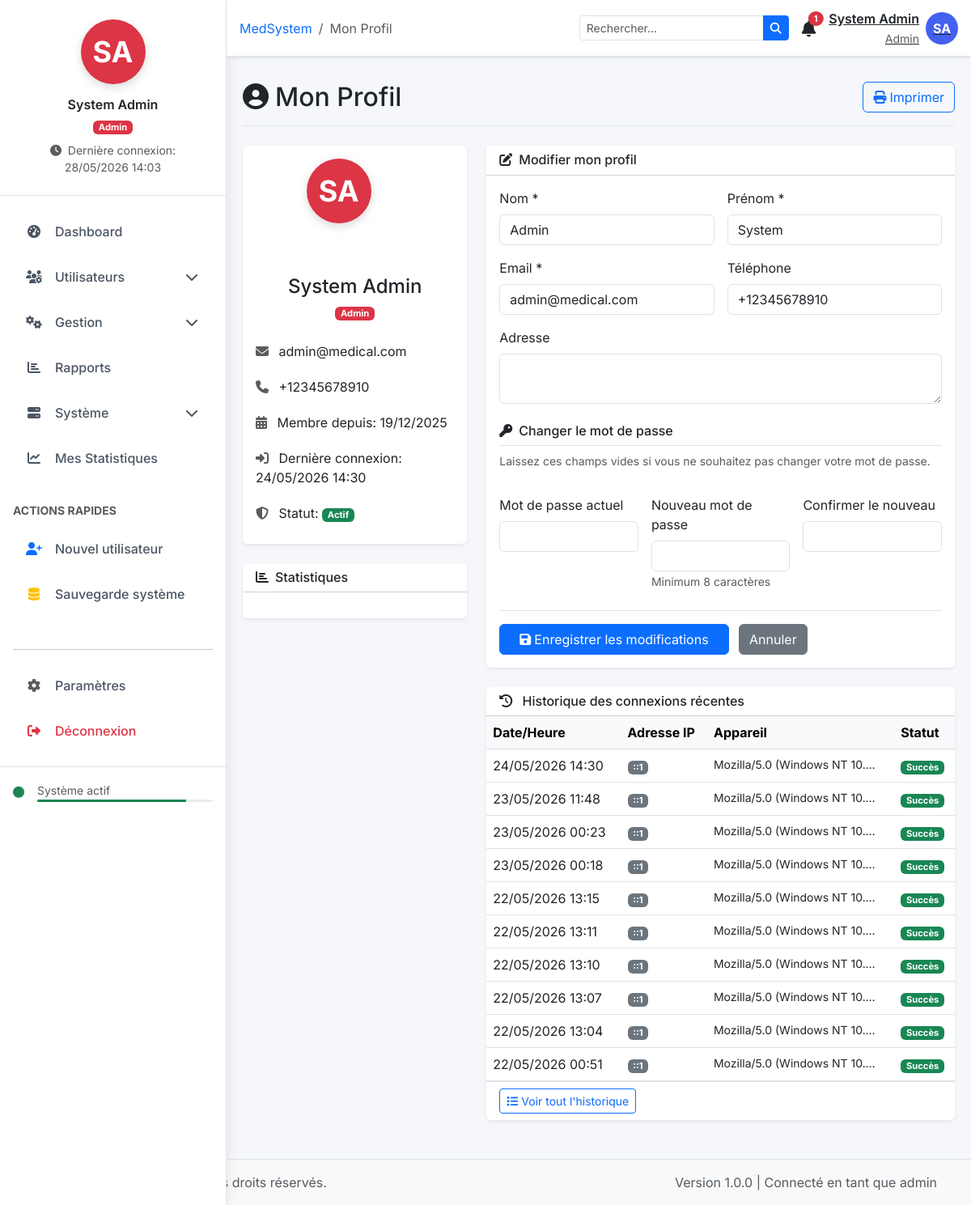
/admin/profile.php (signed in), run on the app's committed database.
### tables this page shows
CREATE TABLE `utilisateurs` (
  `id` int(11) NOT NULL,
  `nom` varchar(50) NOT NULL,
  `prenom` varchar(50) NOT NULL,
  `email` varchar(100) NOT NULL,
  `password` varchar(255) NOT NULL,
  `role` enum('docteur','secretaire','assistant','admin') NOT NULL,
  `specialite` varchar(100) DEFAULT NULL,
  `telephone` varchar(20) DEFAULT NULL,
  `adresse` text,
  `date_naissance` date DEFAULT NULL,
  `sexe` enum('M','F') DEFAULT NULL,
  `photo` varchar(255) DEFAULT NULL,
  `statut` enum('actif','inactif','suspendu') DEFAULT 'inactif',
  `jours_consultation` varchar(190) DEFAULT NULL,
  `derniere_connexion` datetime DEFAULT NULL,
  `date_creation` timestamp NOT NULL DEFAULT CURRENT_TIMESTAMP,
  `signature` varchar(250) DEFAULT NULL,
  `date_modification` timestamp NOT NULL DEFAULT CURRENT_TIMESTAMP ON UPDATE CURRENT_TIMESTAMP,
  `verification_code` varchar(32) DEFAULT NULL,
  `otp_code` varchar(6) DEFAULT NULL,
  `otp_expires_at` datetime DEFAULT NULL,
  `email_verified_at` datetime DEFAULT NULL,
  `otp_verified` tinyint(1) DEFAULT '0'
);

### admin/profile.php (the view, shortened to what this page needs)
<?php
require_once '../includes/header.php';
$user_id = $_SESSION['user_id'];
$stmt = $pdo->prepare("
    SELECT u.*,
           (SELECT COUNT(*) FROM consultations WHERE docteur_id = u.id) as consultations_count,
           (SELECT COUNT(*) FROM patients WHERE created_by = u.id) as patients_count,
           (SELECT COUNT(*) FROM prescriptions WHERE docteur_id = u.id) as prescriptions_count
    FROM utilisateurs u
    WHERE u.id = ?
");
$stmt->execute([$user_id]);
$user = $stmt->fetch();
$stmt = $pdo->prepare("
    SELECT * FROM login_logs
    WHERE user_id = ?
    ORDER BY login_time DESC
    LIMIT 10
");
$stmt->execute([$user_id]);
$logs = $stmt->fetchAll();
?>
<div class="d-flex justify-content-between flex-wrap flex-md-nowrap align-items-center py-3 mb-4 border-bottom">
    <h1 class="h2 mb-0">
        <i class="fas fa-user-circle me-2"></i>Mon Profil
    </h1>
    <div class="btn-toolbar">
        <button type="button" class="btn btn-outline-primary" onclick="printProfile()">
            <i class="fas fa-print me-1"></i>Imprimer
        </button>
    </div>
</div>
<div class="row">
    <div class="col-lg-4 mb-4">
        <div class="card shadow-sm border-0">
            <div class="card-body text-center">
                <div class="mb-4">
                    <div class="avatar-profile mx-auto">
                        <div class="mb-3">
                            <?php if (!empty($photo_url)): ?>
                                <img src="<?= htmlspecialchars($photo_url) ?>" class="rounded-circle" style="width: 80px; height: 80px; object-fit: cover;">
                            <?php else: ?>
                                <?php
                                $initials = strtoupper(substr($user['prenom'], 0, 1) . substr($user['nom'], 0, 1));
                                $roleColor = $user['role'] == 'admin' ? 'danger' :
                                            ($user['role'] == 'docteur' ? 'primary' :
                                            ($user['role'] == 'secretaire' ? 'success' : 'warning'));
                                ?>
                                <span class="avatar-initials bg-<?php echo $roleColor; ?>">
                                    <?php echo $initials; ?>
                                </span>
                            <?php endif; ?>
                        </div>
                    </div>
                </div>
                <h4 class="mb-1"><?php echo htmlspecialchars($user['prenom'] . ' ' . $user['nom']); ?></h4>
                <span class="badge bg-<?php echo $roleColor; ?> mb-3"><?php echo ucfirst($user['role']); ?></span>
                <div class="list-group list-group-flush text-start">
                    <div class="list-group-item">
                        <i class="fas fa-envelope me-2 text-muted"></i>
                        <?php echo htmlspecialchars($user['email']); ?>
                    </div>
                    <?php if ($user['telephone']): ?>
                    <div class="list-group-item">
                        <i class="fas fa-phone me-2 text-muted"></i>
                        <?php echo htmlspecialchars($user['telephone']); ?>
                    </div>
                    <?php endif; ?>
                    <div class="list-group-item">
                        <i class="fas fa-calendar-alt me-2 text-muted"></i>
                        Membre depuis: <?php echo date('d/m/Y', strtotime($user['date_creation'])); ?>
                    </div>
                    <?php if ($user['derniere_connexion']): ?>
                    <div class="list-group-item">
                        <i class="fas fa-sign-in-alt me-2 text-muted"></i>
                        Dernière connexion: <?php echo date('d/m/Y H:i', strtotime($user['derniere_connexion'])); ?>
                    </div>
                    <?php endif; ?>
                    <div class="list-group-item">
                        <i class="fas fa-shield-alt me-2 text-muted"></i>
                        Statut:
                        <span class="badge bg-<?php echo $user['statut'] == 'actif' ? 'success' : 'danger'; ?>">
                            <?php echo ucfirst($user['statut']); ?>
                        </span>
                    </div>
                </div>
            </div>
        </div>
        <div class="card shadow-sm border-0 mt-4">
            <div class="card-header bg-white">
                <h6 class="mb-0"><i class="fas fa-chart-bar me-2"></i>Statistiques</h6>
            </div>
            <div class="card-body">
            </div>
        </div>
    </div>
    <div class="col-lg-8">
        <div class="card shadow-sm border-0 mb-4">
            <div class="card-header bg-white">
                <h6 class="mb-0"><i class="fas fa-edit me-2"></i>Modifier mon profil</h6>
            </div>
            <div class="card-body">
                <form method="POST" id="profileForm">
                    <div class="row g-3">
                        <div class="col-md-6">
                            <label class="form-label">Nom *</label>
                            <input type="text" class="form-control" name="nom"
                                   value="<?php echo htmlspecialchars($user['nom']); ?>" required>
                        </div>
                        <div class="col-md-6">
                            <label class="form-label">Prénom *</label>
                            <input type="text" class="form-control" name="prenom"
                                   value="<?php echo htmlspecialchars($user['prenom']); ?>" required>
                        </div>
                        <div class="col-md-6">
                            <label class="form-label">Email *</label>
                            <input type="email" class="form-control" name="email"
                                   value="<?php echo htmlspecialchars($user['email']); ?>" required>
                        </div>
                        <div class="col-md-6">
                            <label class="form-label">Téléphone</label>
                            <input type="tel" class="form-control" name="telephone"
                                   value="<?php echo htmlspecialchars($user['telephone'] ?? ''); ?>">
                        </div>
                        <div class="col-12">
                            <label class="form-label">Adresse</label>
                            <textarea class="form-control" name="adresse" rows="2"><?php echo htmlspecialchars($user['adresse'] ?? ''); ?></textarea>
                        </div>
                        <div class="col-12 mt-4">
                            <h6 class="border-bottom pb-2">
                                <i class="fas fa-key me-2"></i>Changer le mot de passe
                            </h6>
                            <p class="text-muted small">
                                Laissez ces champs vides si vous ne souhaitez pas changer votre mot de passe.
                            </p>
                        </div>
                        <div class="col-md-4">
                            <label class="form-label">Mot de passe actuel</label>
                            <input type="password" class="form-control" name="current_password">
                        </div>
                        <div class="col-md-4">
                            <label class="form-label">Nouveau mot de passe</label>
                            <input type="password" class="form-control" name="new_password"
                                   minlength="8">
                            <small class="text-muted">Minimum 8 caractères</small>
                        </div>
                        <div class="col-md-4">
                            <label class="form-label">Confirmer le nouveau</label>
                            <input type="password" class="form-control" name="confirm_password">
                        </div>
                    </div>
                    <div class="mt-4 pt-3 border-top">
                        <button type="submit" class="btn btn-primary px-4">
                            <i class="fas fa-save me-1"></i>Enregistrer les modifications
                        </button>
                        <button type="reset" class="btn btn-secondary ms-2">Annuler</button>
                    </div>
                </form>
            </div>
        </div>
        <div class="card shadow-sm border-0">
            <div class="card-header bg-white">
                <h6 class="mb-0">
                    <i class="fas fa-history me-2"></i>
                    Historique des connexions récentes
                </h6>
            </div>
            <div class="card-body p-0">
                <div class="table-responsive">
                    <table class="table table-hover mb-0">
                        <thead class="table-light">
                            <tr>
                                <th>Date/Heure</th>
                                <th>Adresse IP</th>
                                <th>Appareil</th>
                                <th>Statut</th>
                            </tr>
                        </thead>
                        <tbody>
                            <?php if (empty($logs)): ?>
                            <tr>
                                <td colspan="4" class="text-center py-3 text-muted">
                                    Aucun historique de connexion
                                </td>
                            </tr>
                            <?php else: ?>
                                <?php foreach ($logs as $log): ?>
                                <tr>
                                    <td><?php echo date('d/m/Y H:i', strtotime($log['login_time'])); ?></td>
                                    <td>
                                        <span class="badge bg-secondary"><?php echo htmlspecialchars($log['ip_address']); ?></span>
                                    </td>
                                    <td>
                                        <small class="text-truncate d-block" style="max-width: 200px;">
                                            <?php echo htmlspecialchars($log['user_agent']); ?>
                                        </small>
                                    </td>
                                    <td>
                                        <?php if ($log['success']): ?>
                                        <span class="badge bg-success">Succès</span>
                                        <?php else: ?>
                                        <span class="badge bg-danger">Échec</span>
                                        <?php endif; ?>
                                    </td>
                                </tr>
                                <?php endforeach; ?>
                            <?php endif; ?>
                        </tbody>
                    </table>
                </div>
            </div>
            <div class="card-footer bg-white border-top">
                <a href="logs.php" class="btn btn-sm btn-outline-primary">
                    <i class="fas fa-list me-1"></i>Voir tout l'historique
                </a>
            </div>
        </div>
    </div>
</div>
<?php require_once '../includes/footer.php'; ?>

### includes/header.php (style rules this page uses)
:root { --primary: #4361ee; --primary-dark: #3a56d4; --primary-light: #edf2ff; --sidebar-width: 280px; }
body { font-family: 'Inter', sans-serif; background-color: #f5f7fb; overflow-x: hidden; }
html { scrollbar-color: var(--primary); -webkit-backdrop-filter: blur(); }

### includes/sidebar.php (style rules this page uses)
.avatar-initials { width: 80px; height: 80px; border-radius: 50%; display: flex; align-items: center; justify-content: center; font-size: 24px; font-weight: bold; color: white; box-shadow: 0 4px 12px rgba(0,0,0,0.15); }
.badge { font-size: 0.7rem; padding: 0.25em 0.6em; }

### admin/profile.php (style rules this page uses)
.avatar-profile { width: 120px; height: 120px; margin: 0 auto; }
.avatar-initials { border-radius: 50%; display: flex; align-items: center; justify-content: center; font-size: 36px; font-weight: bold; color: white; }
.list-group-item { border: none; padding: 10px 0; }

### data on the page
utilisateurs: initials "SA", prenom+nom "System Admin", role "Admin", email "admin@medical.com", telephone "+12345678910", date_creation "19/12/2025", derniere_connexion "24/05/2026 14:30", statut "Actif", nom "Admin", prenom "System"

### other printed values
$initials "SA"
$_SESSION['prenom'] "System"
$_SESSION['nom'] "Admin"
$role "Admin"
$_SESSION['last_login'] "28/05/2026 14:03"
$menu['title'] "Dashboard"
$menu['title'] "Utilisateurs"
$menu['title'] "Gestion"
$menu['title'] "Rapports"
$menu['title'] "Système"
$menu['title'] "Mes Statistiques"
$title "Mon Profil"
$unreadNotifications "1"
$_SESSION['prenom'] . ' ' . $_SESSION['nom'] "System Admin"
$_SESSION['role'] "Admin"
